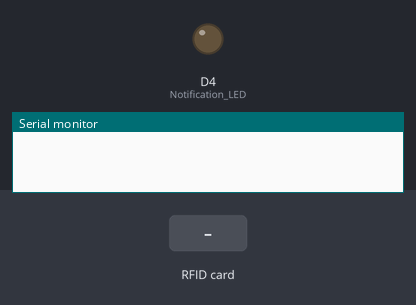
The sketch below on a simulated ESP8266 (NodeMCU). On the bench: output pins drawn as LEDs (lit = HIGH), the last lines printed to the serial monitor. The inputs (shaded band) are chosen by the test bench. WiFi joins after 1.5 s; servers stay silent unless stated.

Above: at 3.0 s.
3.1 s: RFID card 5E 7A 19 C4 held to the reader
At 3.9 s:
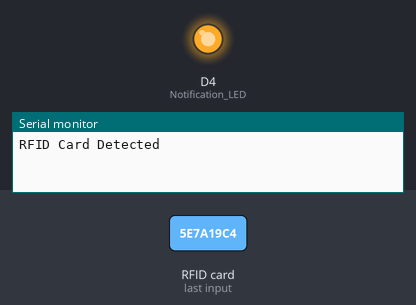
Timing chart, 0 to 6.1 s (numbered marks = the images above; inputs shaded):
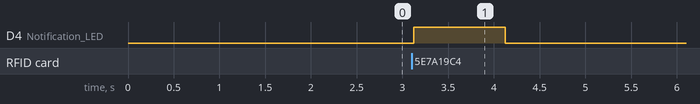

The sketch:

RFID_NodeMCU_ESP8266.ino
```cpp
#include <SPI.h>
#include <MFRC522.h>
#include <BlynkSimpleEsp8266.h>

char auth[] = "Your_Blynk_Auth_Token";  // Replace with your Blynk auth token

#define SS_PIN D8   // Slave Select (SS) pin for MFRC522
#define RST_PIN D3  // Reset pin for MFRC522

MFRC522 mfrc522(SS_PIN, RST_PIN);  // Create MFRC522 instance

void setup() {
  Serial.begin(115200);
  Blynk.begin(auth, "Your_SSID", "Your_Password");  // Replace with your WiFi credentials
  SPI.begin();      // Initialize SPI bus
  mfrc522.PCD_Init();  // Initialize MFRC522 RFID reader

  pinMode(D4, OUTPUT); // Notification LED
  digitalWrite(D4, LOW);
}

void loop() {
  Blynk.run();

  if (mfrc522.PICC_IsNewCardPresent() && mfrc522.PICC_ReadCardSerial()) {
    Serial.println("RFID Card Detected");

    // Send notification to Blynk app
    Blynk.notify("RFID Card Detected!");

    digitalWrite(D4, HIGH); // Turn on notification LED
    delay(1000);             // LED on for 1 second
    digitalWrite(D4, LOW);  // Turn off notification LED

    mfrc522.PICC_HaltA();   // Halt the card
  }
}
```

Measured:
- after the input at 3.1 s, D4 (Notification_LED): LOW → HIGH at once, → LOW 1.0 s later
